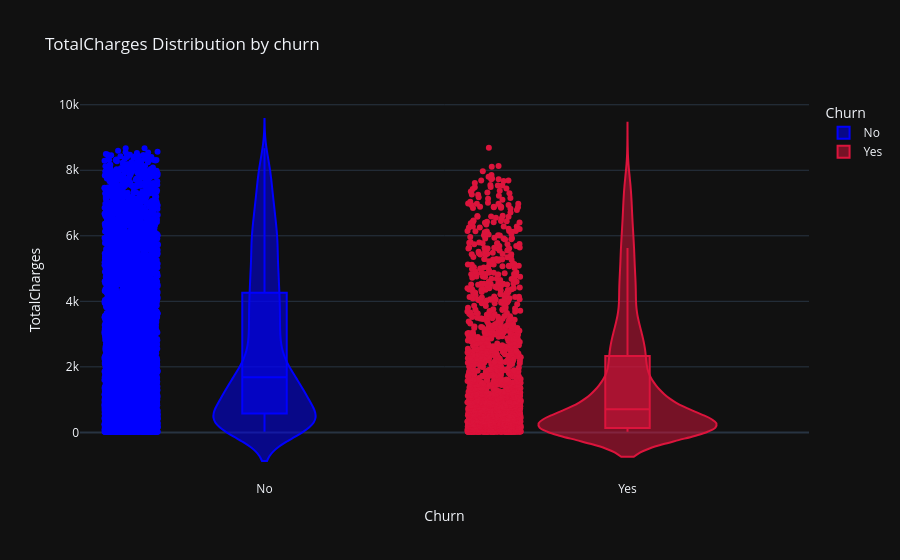

Here is the notebook cell this chart was saved with:
### Markdown cell above
- Customer who churn (goldenrod) tends to have higher monthly charges on average around ($79.65). Non-churned customer (magenta) are mostly paying less monthly around($64.45), Customes who leave are generally paying $15 more per month on average than those who stay. which proves that high cost leads to high churn.

### Code cell
# TotalCharges vs Churn plotly

fig = px.violin(df, x = 'Churn',
                y = 'TotalCharges',
                color = 'Churn',
                box = True,
                points = 'all',
                title= 'TotalCharges Distribution by churn',
                color_discrete_map= {'No': 'blue', 'Yes': 'crimson'})
fig.update_layout(template = 'plotly_dark')
fig.write_html("../Visuals/TotalCharges vs churn.Violinplot.html")
fig.show()

### Figure 1 — Plotly figure (JSON) as saved in the notebook; plotly's stock layout.template omitted (floating-point values rounded to 4 significant figures; data arrays with more than 128 entries replaced by an {"elided": "..."} marker saying what was removed)
{"data": [{"alignmentgroup": "True", "box": {"visible": true}, "hovertemplate": "Churn=%{x}<br>TotalCharges=%{y}<extra></extra>", "legendgroup": "No", "marker": {"color": "blue"}, "name": "No", "offsetgroup": "No", "orientation": "v", "points": "all", "scalegroup": "True", "showlegend": true, "type": "violin", "x": {"elided": "5163 str values"}, "x0": " ", "xaxis": "x", "y": {"elided": "5163 float values"}, "y0": " ", "yaxis": "y"}, {"alignmentgroup": "True", "box": {"visible": true}, "hovertemplate": "Churn=%{x}<br>TotalCharges=%{y}<extra></extra>", "legendgroup": "Yes", "marker": {"color": "crimson"}, "name": "Yes", "offsetgroup": "Yes", "orientation": "v", "points": "all", "scalegroup": "True", "showlegend": true, "type": "violin", "x": {"elided": "1869 str values"}, "x0": " ", "xaxis": "x", "y": {"elided": "1869 float values"}, "y0": " ", "yaxis": "y"}], "layout": {"legend": {"title": {"text": "Churn"}, "tracegroupgap": 0}, "title": {"text": "TotalCharges Distribution by churn"}, "violinmode": "overlay", "xaxis": {"anchor": "y", "categoryarray": ["No", "Yes"], "categoryorder": "array", "domain": [0, 1], "title": {"text": "Churn"}}, "yaxis": {"anchor": "x", "domain": [0, 1], "title": {"text": "TotalCharges"}}}}
